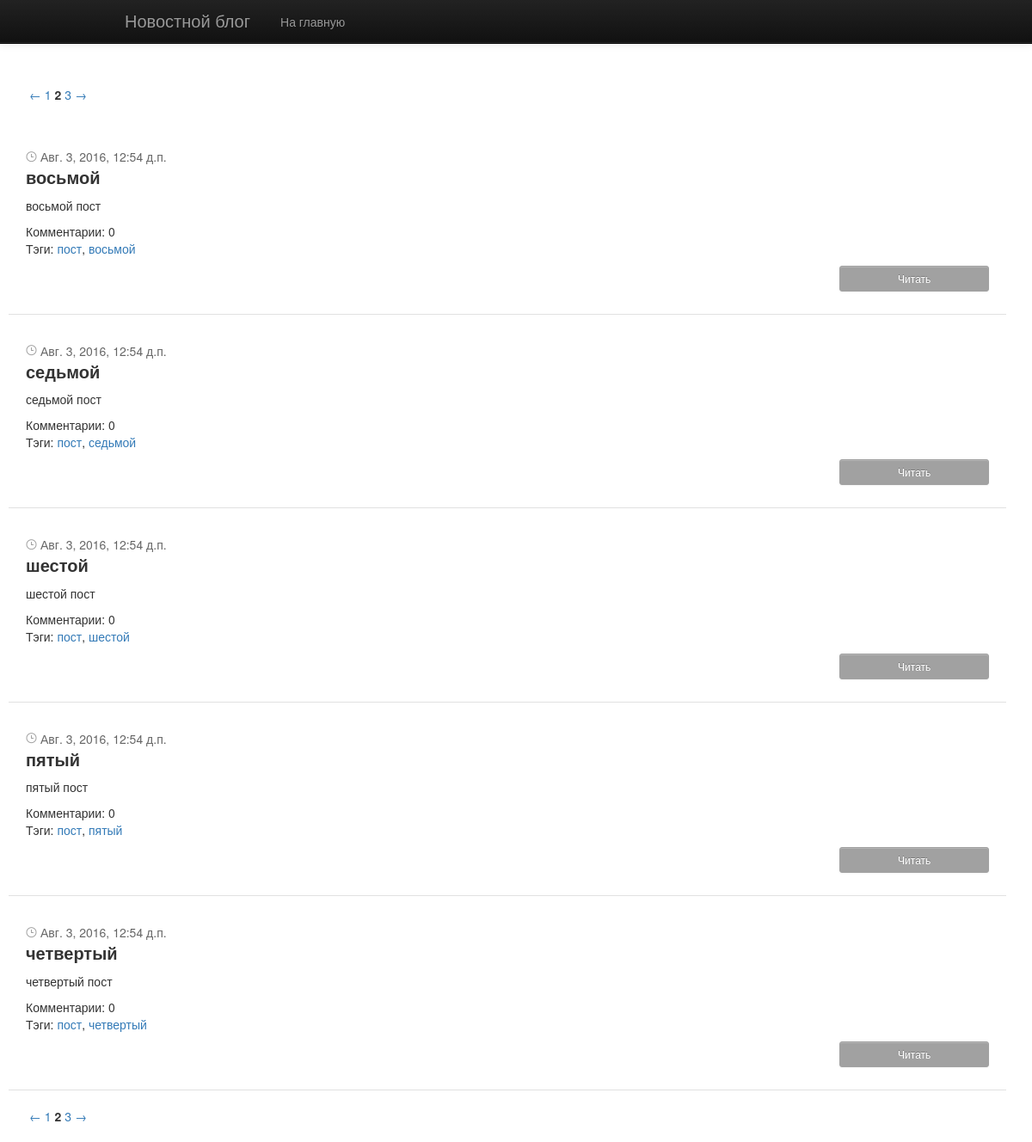
The app's page /blog/?page=2, older data.
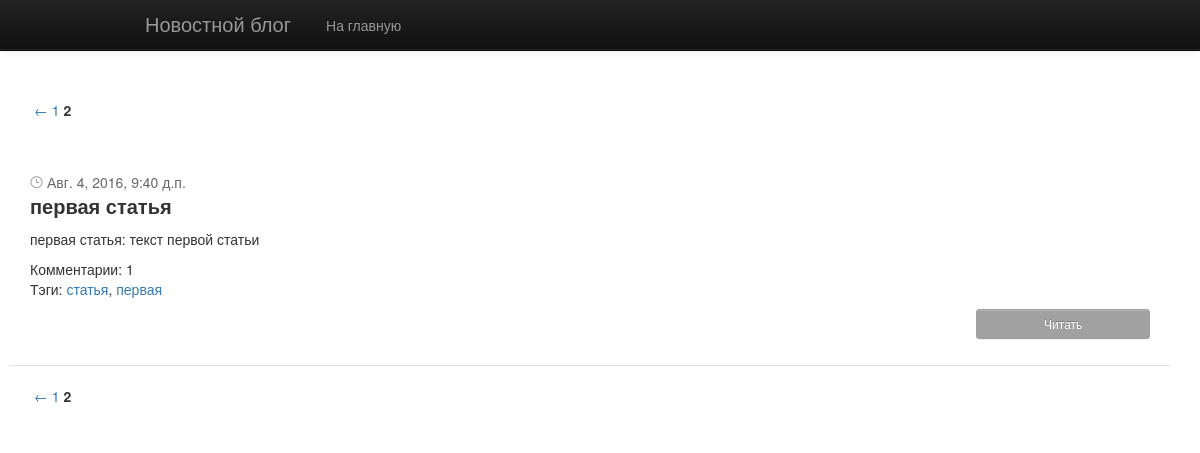
The same page, newer data.
### blog/models.py (models this page shows, shortened)
class Article(models.Model):
    title = models.CharField('Заголовок статьи', max_length=400)
    articleContent = models.TextField('Текст статьи')
    pub_date = models.DateTimeField('Дата и время публикации', blank=True)
    tags = TaggableManager()  # поле тега
    def get_absolute_url(self):
        return "/blog/%i/" % self.id

### blog/views.py (the view)
class ArticlesView(ListView):
    model = Article
    context_object_name = 'articles'
    template_name = 'blog/article_list.html'
    def get_queryset(self):
        articles = Article.objects.all().order_by('-id')
        paginator = Paginator(articles, 5)
        page = self.request.GET.get('page')
        try:
            articles = paginator.page(page)
        except PageNotAnInteger:
            articles = paginator.page(1)
        except EmptyPage:
            articles = paginator.page(paginator.num_pages)
        return articles

### blog/templates/blog/article_list.html (shortened to what this page needs)
﻿{% extends 'blog/base.html' %}
{% block content %}
    {% include "blog/pagination.html" %}
    {% for article in object_list %}
        <div class="post post_list">
            <div class="post__time">{{ article.pub_date }}</div>
            <div class="post__title">{{ article.title }}</div>
            <div class="post__entry">
                <p>{{ article.articleContent|truncatechars:300}}</p>
                Комментарии: {{ article.comments.count }}
                {% include "blog/tag_list.html" %}
                <p class="post__more text-right"><a href="{{ article.get_absolute_url }}"  class="btn btn-primary btn-sm">Читать</a></p>
             </div>
         </div>
    {% empty %}
    <p>Нет постов</p>
    {% endfor %}
    {% include "blog/pagination.html" %}
{% endblock %}

### blog/templates/blog/tag_list.html (shortened to what this page needs)
    {% if article.tags %}
        <p>Тэги:
        {% for tag in article.tags.all %}
            <a href="{% url 'blog:article_tags' tag%}">{{tag}}</a>{% if not forloop.last %},{% endif%}
        {% endfor %}
        </p>
    {% endif %}

Row changes from the older to the newer data that the page shows:
removed Article: pub_date "Авг. 3, 2016, 12:54 д.п.", title "восьмой", articleContent "восьмой пост", comments.count "0", Tag (name "пост")
no longer on this page (row edited): Tag: name "восьмой", shown under "Авг. 3, 2016, 12:54 д.п."
removed Article: pub_date "Авг. 3, 2016, 12:54 д.п.", title "седьмой", articleContent "седьмой пост", comments.count "0", Tag (name "пост")
no longer on this page (row edited): Tag: name "седьмой", shown under "Авг. 3, 2016, 12:54 д.п."
no longer on this page (row edited): Article: pub_date "Авг. 3, 2016, 12:54 д.п.", title "шестой", articleContent "шестой пост", comments.count "0", Tag (name "пост")
no longer on this page (row edited): Tag: name "шестой", shown under "Авг. 3, 2016, 12:54 д.п."
no longer on this page (row edited): Article: pub_date "Авг. 3, 2016, 12:54 д.п.", title "пятый", articleContent "пятый пост", comments.count "0", Tag (name "пост")
no longer on this page (row edited): Tag: name "пятый", shown under "Авг. 3, 2016, 12:54 д.п."
no longer on this page (row edited): Article: pub_date "Авг. 3, 2016, 12:54 д.п.", title "четвертый", articleContent "четвертый пост", comments.count "0", Tag (name "пост")
no longer on this page (row edited): Tag: name "четвертый", shown under "Авг. 3, 2016, 12:54 д.п."
now on this page (row edited): Article: pub_date "Авг. 4, 2016, 9:40 д.п.", title "первая статья", articleContent "первая статья: текст первой статьи", comments.count "1", Tag (name "первая")
now on this page (row edited): Tag: name "статья", shown under "Авг. 4, 2016, 9:40 д.п."
Text that changed along with them:
list line gone: "3"
